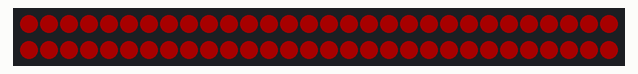
This sketch was run on a simulated Arduino Uno, built with avr-gcc and run on an emulated ATmega328P. On the bench: 60 RGB LEDs in strip order, left to right, continuing on the next row. Dim RGB values are drawn brighter than linear.

Above: at 0.46 s.
At 9.52 s:
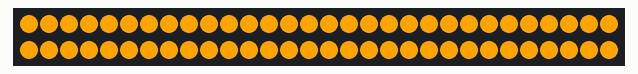
At 15.01 s:
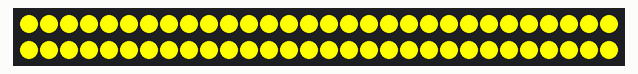
At 21.0 s:
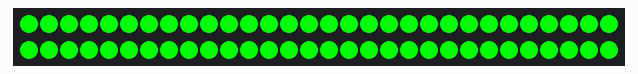
At 32.97 s:
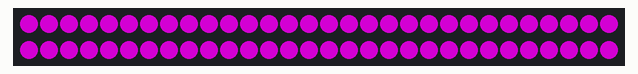
At 39.47 s:
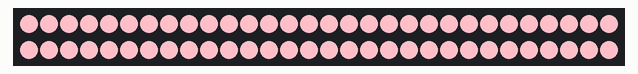

The sketch:

decision_tree.ino
```cpp
#include <Adafruit_NeoPixel.h>

#define LED_COUNT 60
#define LED_PIN   A3

Adafruit_NeoPixel strip(LED_COUNT, LED_PIN, NEO_GRB + NEO_KHZ800);

const int breathDuration = 6000; // 6 seconds for one breath
const uint32_t colors[] = {
  strip.Color(255, 0, 0),     // Red
  strip.Color(255, 165, 0),   // Orange
  strip.Color(255, 255, 0),   // Yellow
  strip.Color(0, 255, 0),     // Green
  strip.Color(0, 0, 255),     // Blue
  strip.Color(128, 0, 128),   // Purple
  strip.Color(255, 192, 203)  // Pink
};

void setup() {
  Serial.begin(9600);
  strip.begin();
  strip.show(); // Initialize all pixels to 'off'
}

void loop() {
  static unsigned long cycleStartTime = millis();
  unsigned long currentTime = millis();
  long timeElapsed = currentTime - cycleStartTime;

  int breathNumber = timeElapsed / breathDuration;
  long breathCycleTimeElapsed = timeElapsed % breathDuration;
  float breathProgress = (float)breathCycleTimeElapsed / breathDuration;

  // Brightness increases to the peak and then decreases
  int brightness;
  if (breathProgress < 0.5) {
    brightness = (sin(breathProgress * PI) * 255);
  } else {
    brightness = (sin((1 - breathProgress) * PI) * 255);
  }

  uint32_t color = colors[breathNumber % 7];

  for(int i = 0; i < strip.numPixels(); i++) {
    strip.setPixelColor(i, color);
  }

  strip.setBrightness(brightness);
  strip.show();

  // Restart the cycle after completing all colors
  if (breathNumber >= 7) {
    cycleStartTime = currentTime;
  }
}
```
